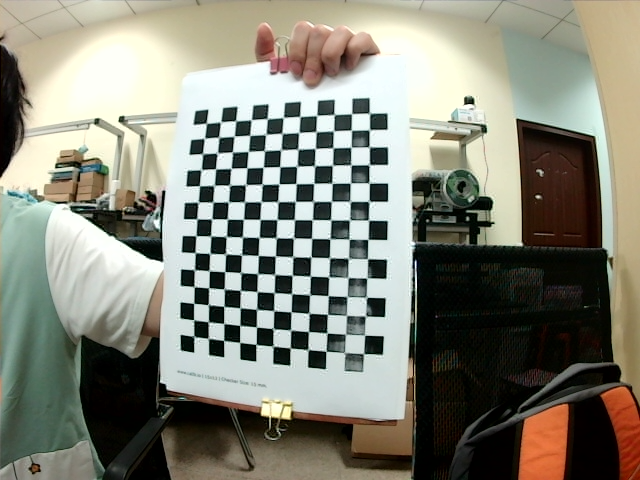
#> input picture Innovation Stage/图片视频深度测量/全部工程文件/Camera-Calibration-Reconstruct/data/lenacv-camera - 副本/right_003.png, 640 x 480 px, found by its file name
$ python chessboard.py
#> lines starting #> are read from the running program, lines starting #| are printed output that depends on the picture
# -*-coding: utf-8 -*-
"""
    @Author : panjq
    @E-mail : pan_jinquan@163.com
    @Date   : 2021-11-12 10:43:21
"""

import cv2


def detect_chessboard(image, chess_width=8, chess_height=11):
    """检测棋盘格"""
    criteria = (cv2.TERM_CRITERIA_EPS + cv2.TERM_CRITERIA_MAX_ITER, 30, 0.001)
    gray = cv2.cvtColor(image, cv2.COLOR_BGR2GRAY)
    ret, corners = cv2.findChessboardCorners(gray, (chess_width, chess_height), None)
    if ret:
        # 角点精检测
        corners2 = cv2.cornerSubPix(gray, corners, (11, 11), (-1, -1), criteria)
        # Draw and display the corners
        image = cv2.drawChessboardCorners(image, (chess_width, chess_height), corners2, ret)
    return image


if __name__ == '__main__':
    image_file = "/home/dm/data3/Project/3D/Camera-Calibration-Reconstruct/docs/right_003.png"
    image = cv2.imread(image_file)
#> image is the input picture: shape (480, 640, 3); mean B, G, R 119.9, 132.4, 131.9
    image = detect_chessboard(image)
#> in detect_chessboard, `gray = cv2.cvtColor(image, cv2.COLOR_BGR2GRAY)`:
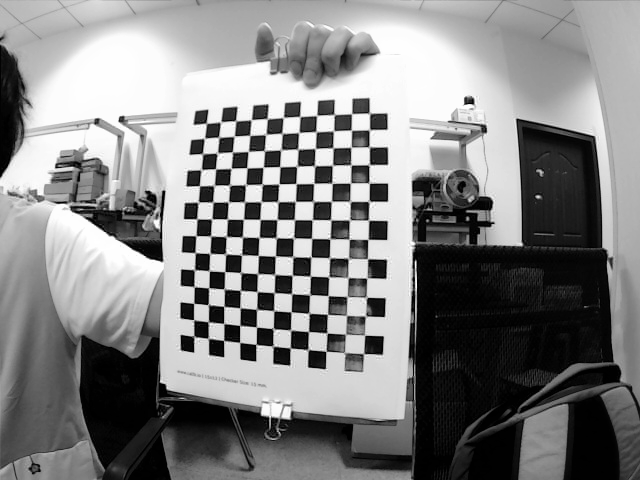
#> gray: shape (480, 640); min 0, max 255, mean 130.8
#> in detect_chessboard, `ret, corners = cv2.findChessboardCorners(gray, (chess_width, chess_hei..`: ret = False; corners = None
    cv2.imwrite("../docs/right_chess.png", image)

$ run again, with Innovation Stage/图片视频深度测量/全部工程文件/Camera-Calibration-Reconstruct/data/lenacv-camera - 副本/right_004.png copied over Innovation Stage/图片视频深度测量/全部工程文件/Camera-Calibration-Reconstruct/data/lenacv-camera - 副本/right_003.png
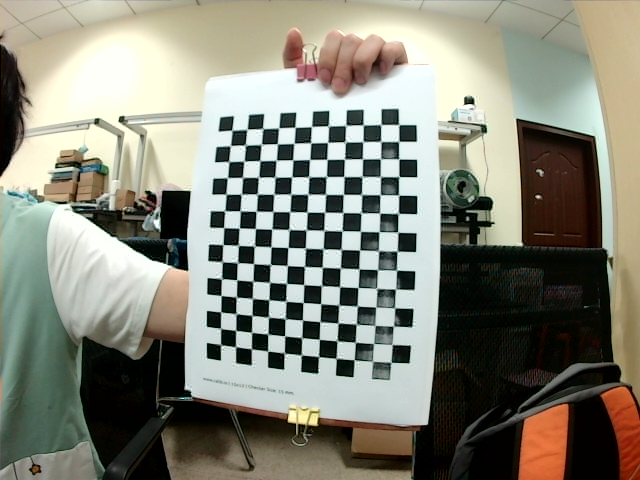
#> input picture Innovation Stage/图片视频深度测量/全部工程文件/Camera-Calibration-Reconstruct/data/lenacv-camera - 副本/right_004.png, 640 x 480 px, found by its file name
#> image is the input picture: shape (480, 640, 3); mean B, G, R 120.3, 133, 132.7
#> in detect_chessboard, `gray = cv2.cvtColor(image, cv2.COLOR_BGR2GRAY)`:
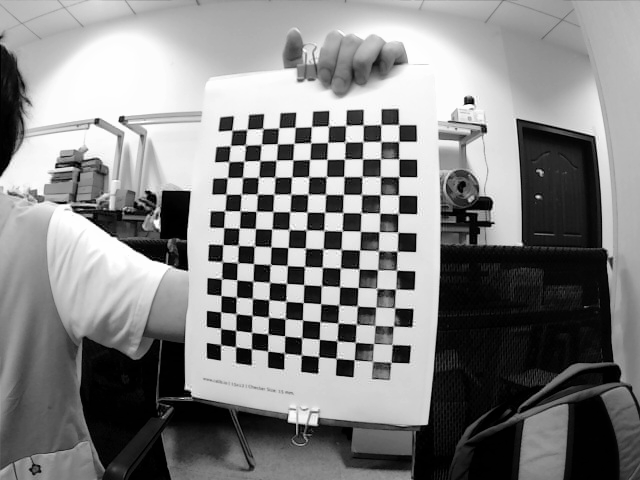
#> gray: shape (480, 640); min 0, max 255, mean 131.5
#> ret = False; corners = None

$ run again, with Innovation Stage/图片视频深度测量/全部工程文件/Camera-Calibration-Reconstruct/data/lenacv-camera - 副本/right_006.png copied over Innovation Stage/图片视频深度测量/全部工程文件/Camera-Calibration-Reconstruct/data/lenacv-camera - 副本/right_003.png
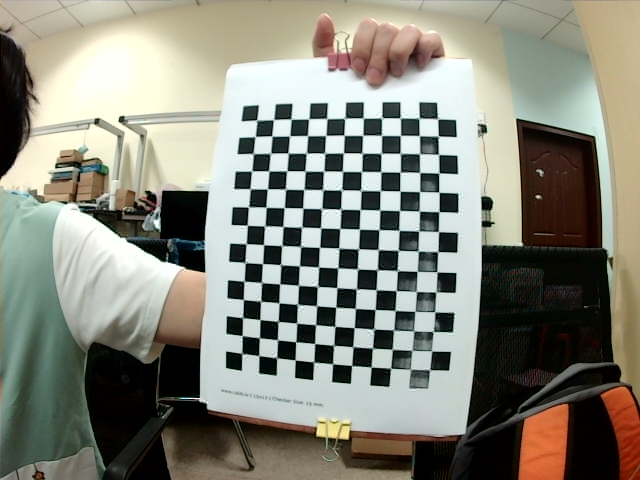
#> input picture Innovation Stage/图片视频深度测量/全部工程文件/Camera-Calibration-Reconstruct/data/lenacv-camera - 副本/right_006.png, 640 x 480 px, found by its file name
#> image is the input picture: shape (480, 640, 3); mean B, G, R 122.4, 134, 133.7
#> in detect_chessboard, `gray = cv2.cvtColor(image, cv2.COLOR_BGR2GRAY)`:
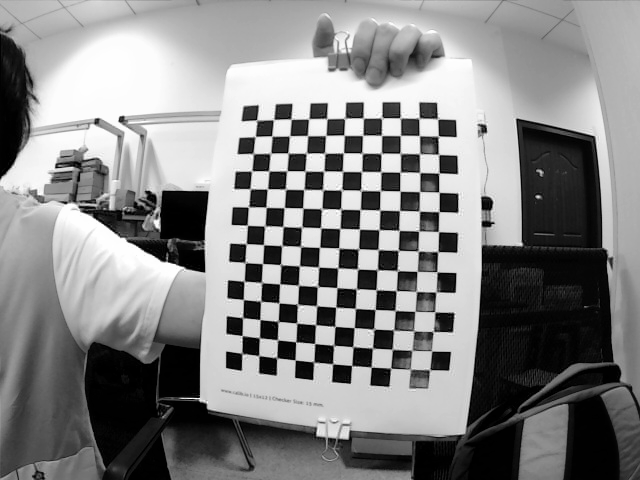
#> gray: shape (480, 640); min 0, max 255, mean 132.6
#> ret = False; corners = None
